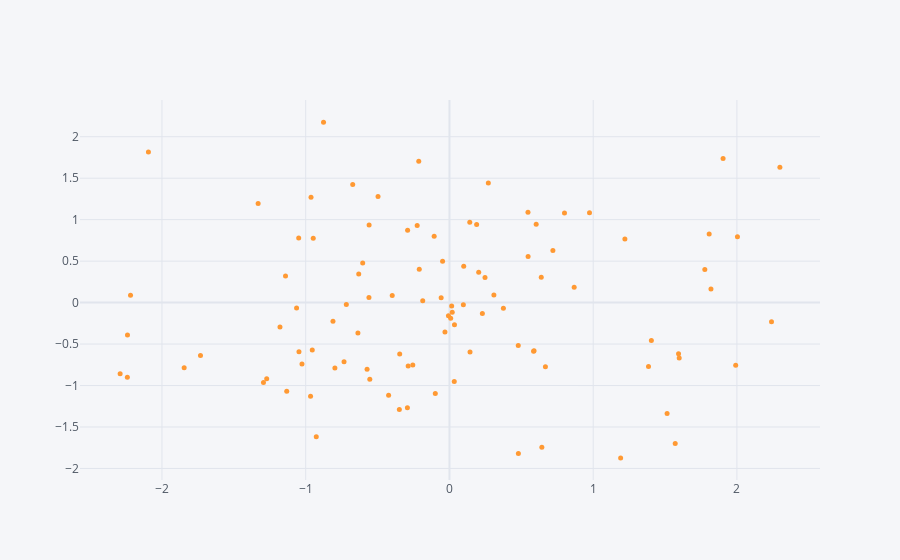

Notebook code cell kept with this figure:
### Code cell
configure_plotly_browser_state()
df.iplot(kind='scatter',x='A',y='B',mode='markers',size=5)
